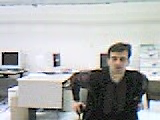
#> input picture frame 24 of w10/sample_video.avi, 160 x 120 px
$ jupyter execute w10.ipynb
#> lines starting #> are read from the running program, lines starting #| are printed output that depends on the picture; after the words box and inside, x2 and y2 are one past the last pixel; in counts of white or black regions, pixels touching at a corner belong together
**CV2021- Week 10**

**Contents**
* [CamShift tracking](https://colab.research.google.com/drive/1_cNfArvzAaldNkQRY65Nea9AnA7m9FlX#scrollTo=H6fHl9X1cJw3&line=4&uniqifier=1)
* [Perceptrons for classification](https://colab.research.google.com/drive/1_cNfArvzAaldNkQRY65Nea9AnA7m9FlX#scrollTo=NhvcPPyzodRb&line=2&uniqifier=1)
* [Feature extraction by multi-layer Perceptrons](https://colab.research.google.com/drive/1_cNfArvzAaldNkQRY65Nea9AnA7m9FlX#scrollTo=nks336kjOhSt&line=1&uniqifier=1)
* [Regularization and overfitting](https://colab.research.google.com/drive/1_cNfArvzAaldNkQRY65Nea9AnA7m9FlX#scrollTo=2VwSFgS0SF8o&line=2&uniqifier=1)
* [Image compression by Auto-Encoders](https://colab.research.google.com/drive/1_cNfArvzAaldNkQRY65Nea9AnA7m9FlX#scrollTo=04WeDjmdeNNx&line=1&uniqifier=1)

**HOMEWORK**

* **1bp** Implement a version of *Grid Search Cross Validation* to search for the best combination of hyperparameters and callbacks, optimizing the classification stage for the EFD-MNIST dataset. Report your results comparing the best three models.

* **1bp** Using the *Cross Validation* procedure, determine the best architecture format for the Multi-Layer Perceptron model. Compute the number of parameters of the model.

* **1bp** Compare the Auto-Encoder learnt representation to the EFD fitted classifiers from *week 8*. Is the autoencoder able to learn a better representation? Discuss your results.

**1. CamShift tracking**

**References**
* [OpenCV Tutorial](https://docs.opencv.org/3.4/d7/d00/tutorial_meanshift.html)
* [Our results](https://drive.google.com/drive/folders/10k7wQp-KlyJR32u38f3JBST17eMTqTtM?usp=sharing)

[cell 1]
import cv2 as cv
import numpy as np


video_capture = cv.VideoCapture("/content/drive/MyDrive/CVCourse21/pics/sample_video.avi")
out_dir = '/content/drive/MyDrive/CVCourse21/camshift_demo'


ret_cap, frame = video_capture.read()
#> frame is the input picture: shape (120, 160, 3); mean B, G, R 174, 174.2, 172.8
print(frame.shape)
#| (120, 160, 3)

# initialize window for face
x, y, w, h = (100, 45, 25, 30)
track_window = (x, y, w, h)

# set the region of interest (ROI)
roi = frame[y: y+h, x: x+w]
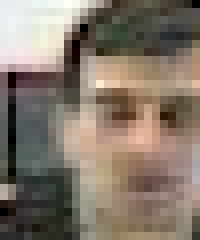
#> roi: shape (30, 25, 3) (shown 8 times larger); mean B, G, R 106.6, 119.4, 131.6
roi_hsv = cv.cvtColor(roi, cv.COLOR_BGR2HSV)
#> roi_hsv: shape (30, 25, 3); mean H, S, V 33.2, 55.3, 132.9
mask = cv.inRange(roi_hsv, np.array((0., 60.,32.)), np.array((180.,255.,255.)))
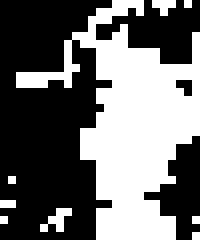
#> mask: shape (30, 25) (shown 8 times larger); 42.1% white; 9 white regions (8 under 20 px), largest, box (x1, y1, x2, y2) and area: (2, 0, 25, 30) 299

roi_hist = cv.calcHist([roi_hsv],[0],mask,[180],[0,180])
#> roi_hist = 180 values, max 38 at index 18, min 0 at index 0, mean 1.76
cv.normalize(roi_hist, roi_hist, 0, 255, cv.NORM_MINMAX)


# Setup the termination criteria, either 10 iteration or move by atleast 1 pt
term_crit = ( cv.TERM_CRITERIA_EPS | cv.TERM_CRITERIA_COUNT, 10, 1 )


fnums = []
x_s = []
y_s = []
ret = True
fnum = 0

while True:
  ret_cap, frame = video_capture.read()
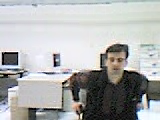
#> input picture frame 25 of w10/sample_video.avi, 160 x 120 px
#> frame is the input picture: shape (120, 160, 3); mean B, G, R 174.6, 174.8, 173.5
  fnum += 1

  if ret_cap == False:
    break

  hsv = cv.cvtColor(frame, cv.COLOR_BGR2HSV)
#> hsv: shape (120, 160, 3); mean H, S, V 78.5, 21.4, 179.6
  dst = cv.calcBackProject([hsv], [0], roi_hist, [0,180], 1) # find the best batching displacement
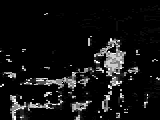
#> dst: shape (120, 160); min 0, max 255, mean 19.2
  ret, track_window = cv.CamShift(dst, track_window, term_crit) # use camshift based on the displacement
#> ret = ((112, 62.5), (34.44, 45.77), 167.2); track_window = (94, 39, 36, 47)
  x,y,w,h = track_window
#> x = 94; y = 39; w = 36; h = 47

  pts = np.int0(cv.boxPoints(ret))
#> pts = [[123, 36], [133, 81], [100, 88], [90, 43]]
  center = np.mean(pts, axis=0)
#> center = [111.5, 62]
  plot_img = frame.copy()

  x_s.append(center[0])
  y_s.append(center[1])
  plot_img = cv.polylines(plot_img, [pts], True, 255, 2)
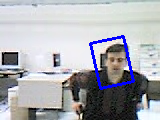
#> plot_img: shape (120, 160, 3); 2.4% of pixels changed, all inside (x1, y1, x2, y2) = (89, 35, 135, 90)

  fnums.append(fnum)
  cv.imwrite("{}/{}.png".format(out_dir, str(fnum - 1).zfill(3)), plot_img)

$ run again, starting later in the video
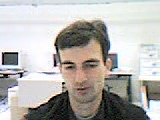
#> input picture frame 198 of w10/sample_video.avi, 160 x 120 px
#> frame is the input picture: shape (120, 160, 3); mean B, G, R 176.1, 179, 181.4
#| (120, 160, 3)
#> roi_hsv: shape (30, 25, 3); mean H, S, V 62.6, 44.2, 188.1
#> `mask = cv.inRange(roi_hsv, np.array((0., 60.,32.)), np.array((180.,255..`:
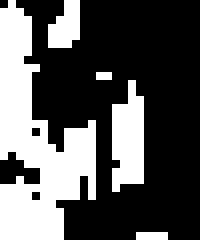
#> mask: shape (30, 25) (shown 8 times larger); 34% white; 5 white regions (3 under 20 px), largest, box (x1, y1, x2, y2) and area: (0, 0, 12, 30) 187, (14, 10, 18, 24) 44
#> roi_hist = 180 values, max 34 at index 13, min 0 at index 0, mean 1.42
#> hsv: shape (120, 160, 3); mean H, S, V 67.6, 26.2, 187.2
#> ret = ((90.5, 62.5), (45.54, 47.5), 97.04); track_window = (66, 39, 49, 47)
#> x = 66; y = 39; w = 49; h = 47
#> pts = [[69, 36], [116, 42], [111, 88], [64, 82]]
#> center = [90, 62]
#> `plot_img = cv.polylines(plot_img, [pts], True, 255, 2)`:
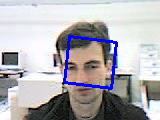
#> plot_img: shape (120, 160, 3); mean B, G, R 180.8, 176, 178.1
